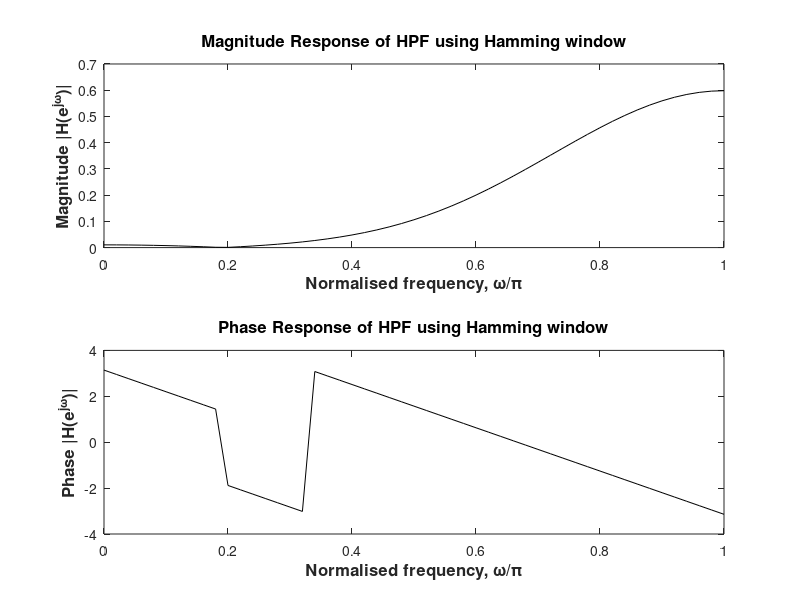

Write the MATLAB code that produced this figure.
%Program to plot frequency of highpass filter using hamming window
wc=0.8*pi
N=7
hd=zeros(1,N)
a=(N-1)/2
hna=1-(wc/pi) %impulse response at n = alpha
k=1:1:((N-1)/2)
n=k-1-((N-1)/2)
w_ham(k)=0.54-0.46*cos(2*pi*(k-1)/(N-1));
hd(k)=-sin(wc*n)./(pi*n) %impulse response by inverse Fourier transform
for s=1:length(k)
hn(s)=hd(s)*w_ham(s) %impulse response multiplied by Hamming window
end
hn=[hn hna]
w=0:pi/50:pi
Hw1=hna*exp(-j*w*a)
Hw2=0
for m=1:1:a
Hw3=hn(m)*((exp(j*w*(1-m)))+(exp(-j*w*(1-m+2*a))))
Hw2=Hw2+Hw3
end
Hw=Hw2+Hw1
H_mag_Ham=abs(Hw)
H_ang_Ham=angle(Hw)
figure
subplot(2,1,1);plot(w/pi,H_mag_Ham,'k');
title('Magnitude Response of HPF using Hamming window','fontsize',12,'fontweight','b');
xlabel('Normalised frequency, \omega/\pi','fontsize',12,'fontweight','b');
ylabel('Magnitude |H(e^{j\omega})|','fontsize',12,'fontweight','b');
subplot(2,1,2);plot(w/pi,H_ang_Ham,'k');
title('Phase Response of HPF using Hamming window','fontsize',12,'fontweight','b');
xlabel('Normalised frequency, \omega/\pi','fontsize',12,'fontweight','b');
ylabel('Phase |H(e^{j\omega})|','fontsize',12,'fontweight','b');